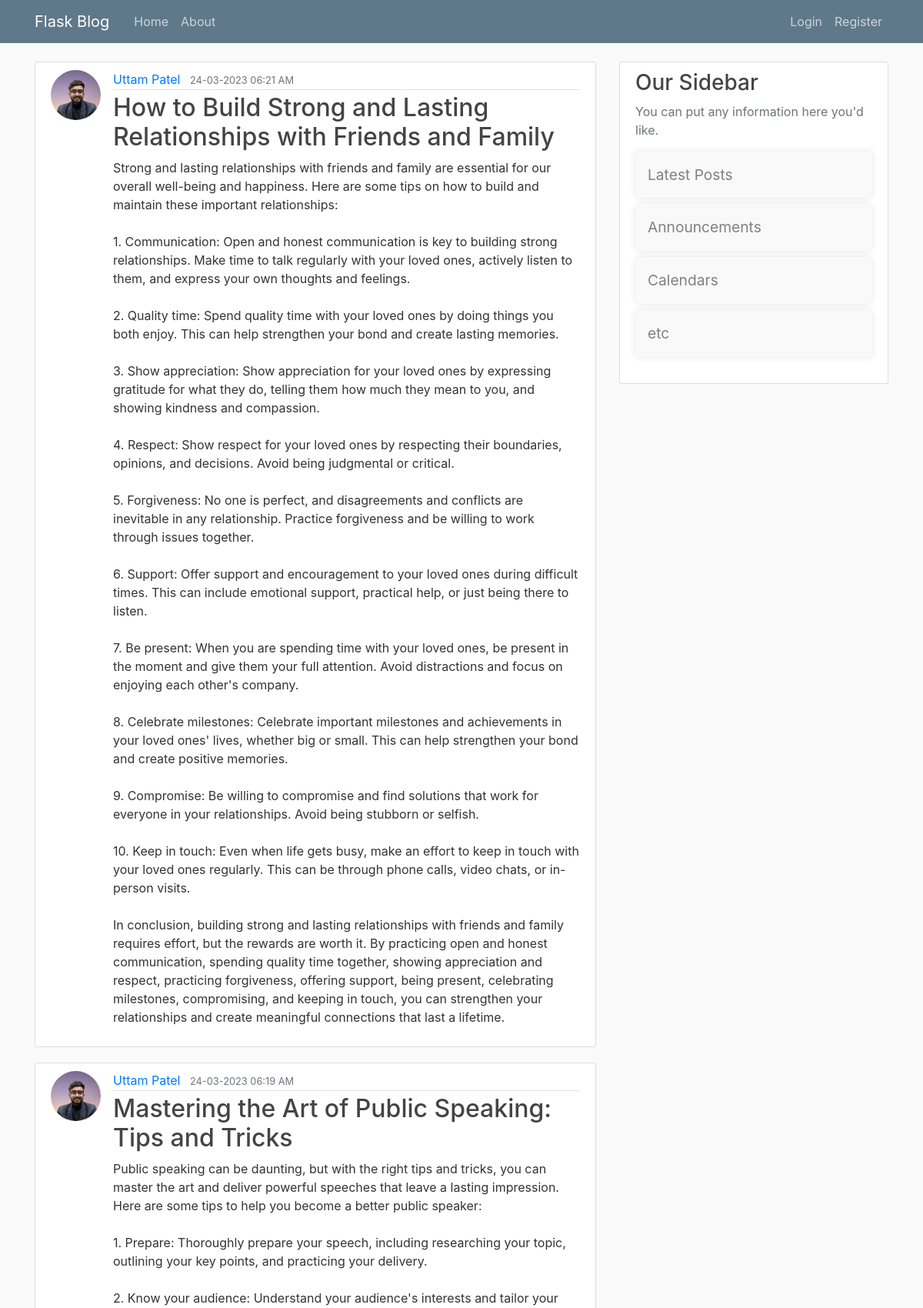
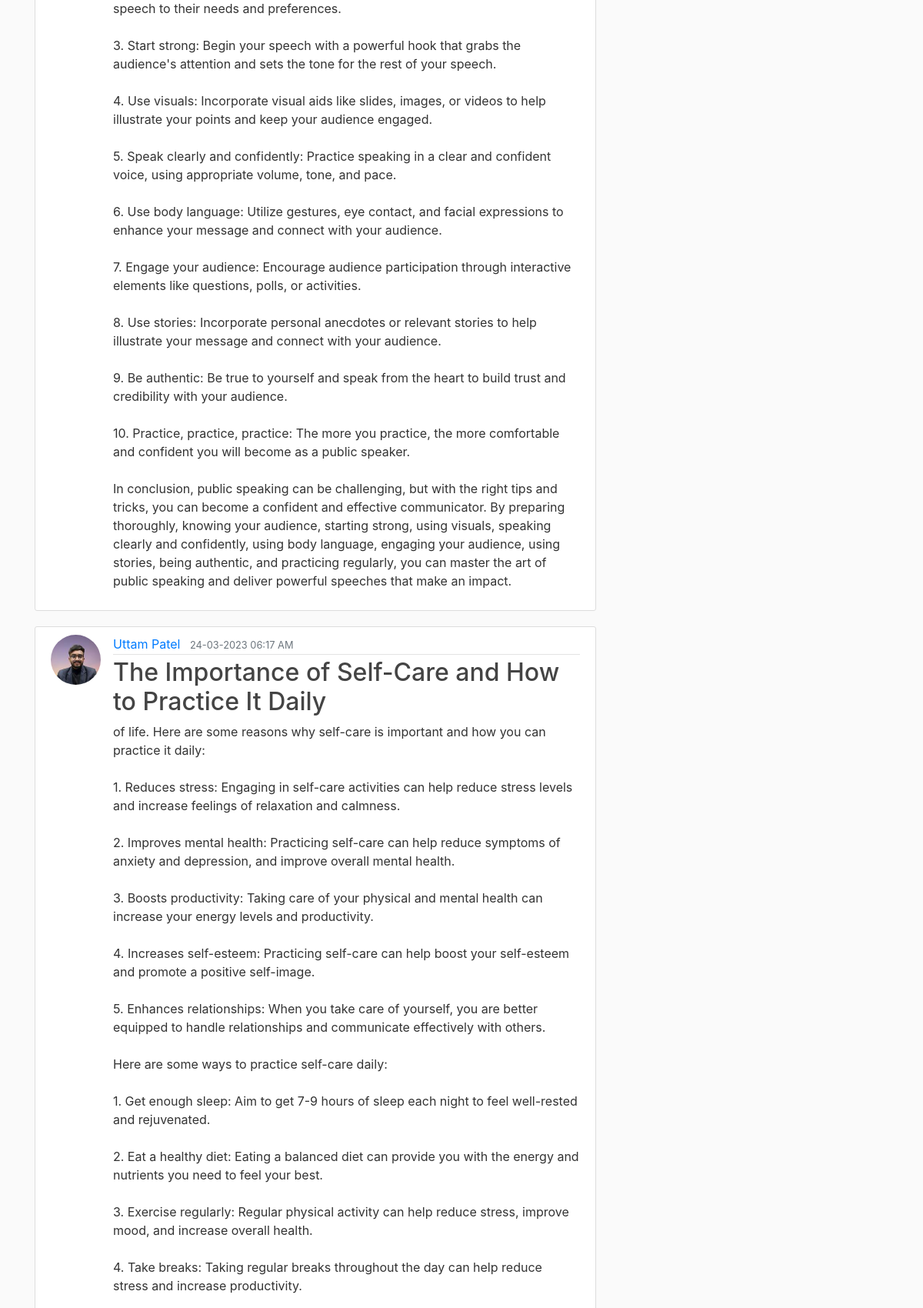
Screenshot of /home?page=3 (upper part) with the database file from the repository (2 pictures, top to bottom).
### flaskblog/models.py (models this page shows, shortened)
class Post(db.Model):
    id = db.Column(db.Integer, primary_key=True)
    title = db.Column(db.String(100), nullable=False)
    content = db.Column(db.Text, nullable=False)
    date_posted = db.Column(db.DateTime, nullable=False, default=datetime.utcnow)
    user_id = db.Column(db.Integer, db.ForeignKey('user.id'), nullable=False)

class User(db.Model,UserMixin):
    id = db.Column(db.Integer, primary_key=True)
    username = db.Column(db.String(20), unique=True, nullable=False)
    email = db.Column(db.String(120), unique=True, nullable=False)
    image_file = db.Column(db.String(20), nullable=False, default='default.png')
    password = db.Column(db.String(60), nullable=False)
    posts = db.relationship('Post', backref='author', lazy='dynamic')

### flaskblog/main/routes.py (the view)
@main.route("/")
@main.route("/home")
def home():
    page = request.args.get('page', 1, type=int)
    posts = Post.query.order_by(Post.date_posted.desc()).paginate(page=page, per_page=5)
    return render_template('home.html', posts=posts)

### flaskblog/templates/home.html (shortened to what this page needs)
{% extends 'layout.html' %}
{% block content %}
    {% for post in posts.items %}
        <article class="media content-section">
            <img class="rounded-circle article-img" src="{{ url_for('static',filename='profile_pics/'+ post.author.image_file) }}" alt="">
            <div class="media-body">
            <div class="article-metadata">
                <a class="mr-2" href="{{ url_for('users.user_posts',username=post.author.username) }}">{{ post.author.username }}</a>
                <small class="text-muted">{{ post.date_posted.strftime('%d-%m-%Y  %I:%M %p') }}</small>
            </div>
            <h2><a class="article-title" href="{{ url_for('posts.post',post_id = post.id) }}">{{ post.title }}</a></h2>
            <p class="article-content">{{ post.content }}</p>
            </div>
        </article>
    {% endfor %}
{% endblock content %}

### flaskblog/static/main.css (style rules this page uses)
body { background: #fafafa; color: #333333; margin-top: 5rem; }
h1, h2, h3, h4, h5, h6 { color: #444444; }
a { text-decoration: none; }
.content-section { background: #ffffff; padding: 10px 20px; border: 1px solid #dddddd; border-radius: 3px; margin-bottom: 20px; }
.article-title { color: #444444; }
.article-content { white-space: pre-line; }
.article-img { height: 65px; width: 65px; margin-right: 16px; }
.article-metadata { padding-bottom: 1px; margin-bottom: 4px; border-bottom: 1px solid #e3e3e3 }

### rows the page displays
Post: image_file (picture), author.username "Uttam Patel", date_posted "24-03-2023 06:21 AM", title "How to Build Strong and Lasting Relationships with Friends and Family", content "Strong and lasting relationships with friends and family are essential for our overall well-being and happiness. Here are some tips on how to build and maintain these important relationships: 1. Communication: Open and honest communication is key to building strong relationships. Make time to talk regularly with your loved ones, actively listen to them, and express your own thoughts and feelings. 2. Quality time: Spend quality time with your loved ones by doing things you both enjoy. This can help strengthen your bond and create lasting memories. 3. Show appreciation: Show appreciation for your loved ones by expressing gratitude for what they do, telling them how much they mean to you, and…"
Post: image_file (picture), author.username "Uttam Patel", date_posted "24-03-2023 06:19 AM", title "Mastering the Art of Public Speaking: Tips and Tricks", content "Public speaking can be daunting, but with the right tips and tricks, you can master the art and deliver powerful speeches that leave a lasting impression. Here are some tips to help you become a better public speaker: 1. Prepare: Thoroughly prepare your speech, including researching your topic, outlining your key points, and practicing your delivery. 2. Know your audience: Understand your audience's interests and tailor your speech to their needs and preferences. 3. Start strong: Begin your speech with a powerful hook that grabs the audience's attention and sets the tone for the rest of your speech. 4. Use visuals: Incorporate visual aids like slides, images, or videos to help illustrate…"
Post: image_file (picture), author.username "Uttam Patel", date_posted "24-03-2023 06:17 AM", title "The Importance of Self-Care and How to Practice It Daily"
